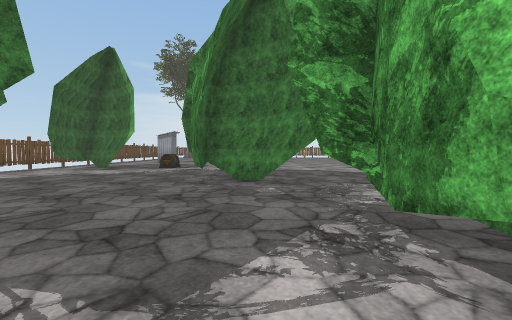
view 1 (above)

24 first-person views from a walk through a scene from a Unity 3-D project. The camera is 1.2 m above the floor, tilts 2° down and sees 90° across. The floor is counted in squares, 2 m on a side. Each view is taken from the middle of a square. On the plan, view 1 faces up. The plan holds only what a view shows up to about 9 squares ahead; the rest is blank. The place goes on beyond the plan. The player is left out. Some animated figures are left out. Some surface patterns are stand-ins.

view 2
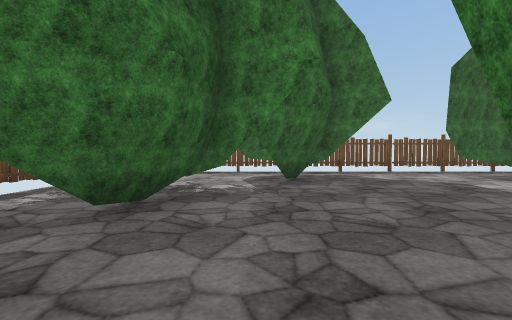

view 3
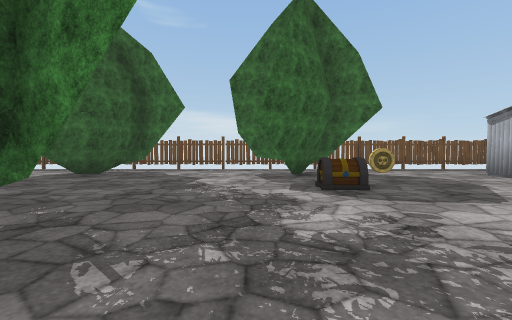

view 4
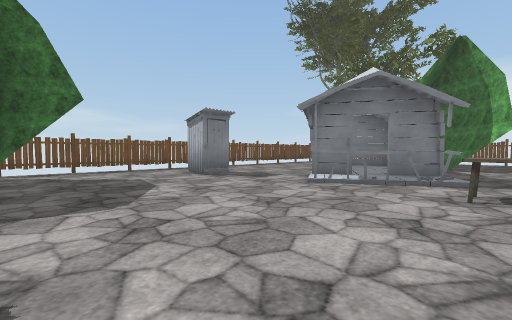

view 5
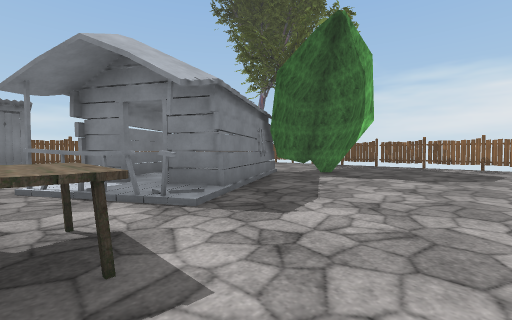

view 6
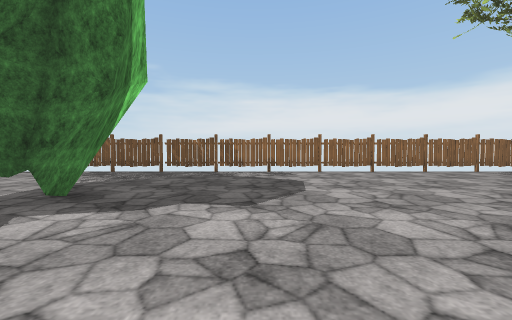

view 7
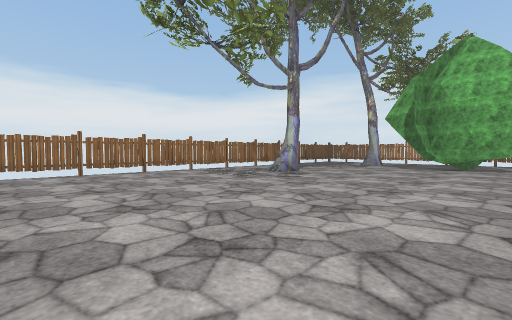

view 8
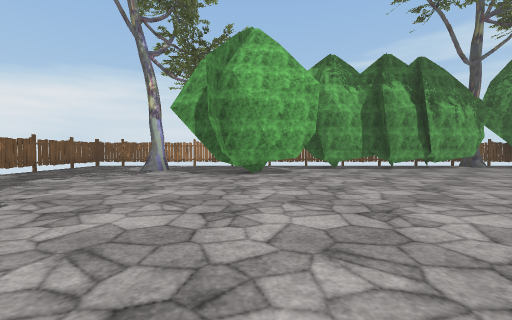

view 9
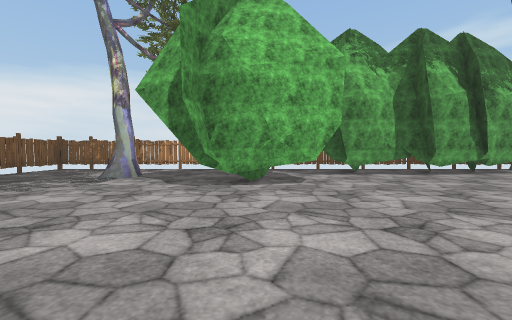

view 10
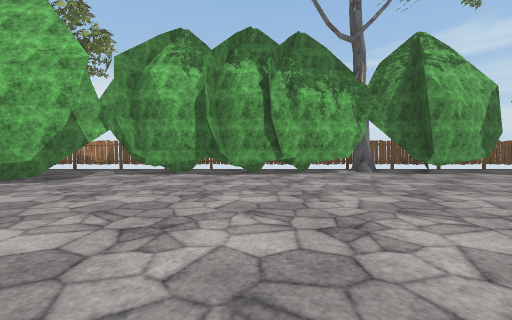

view 11
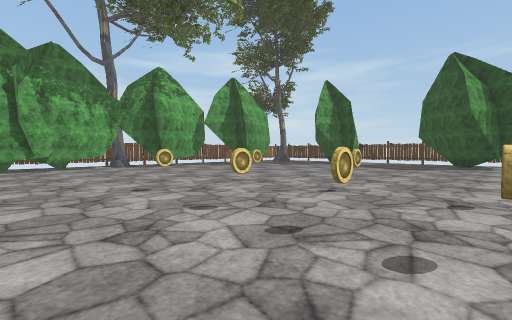

view 12
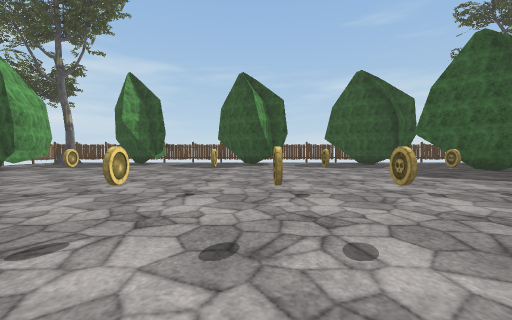

view 13
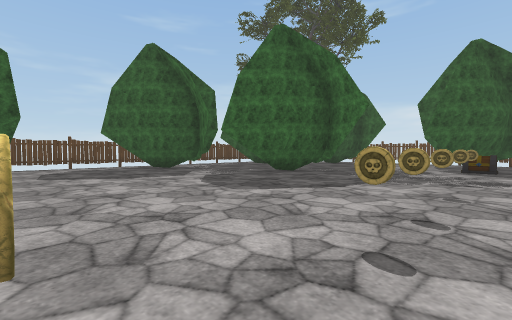

view 14
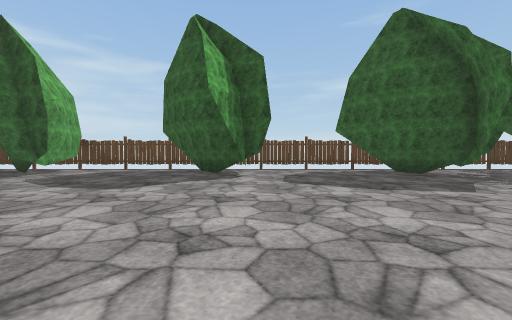

view 15
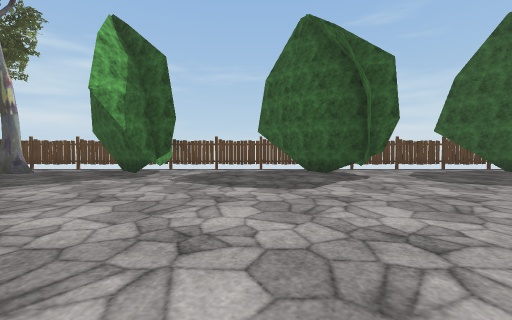

view 16
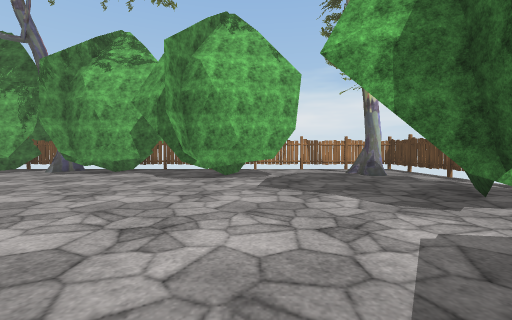

view 17
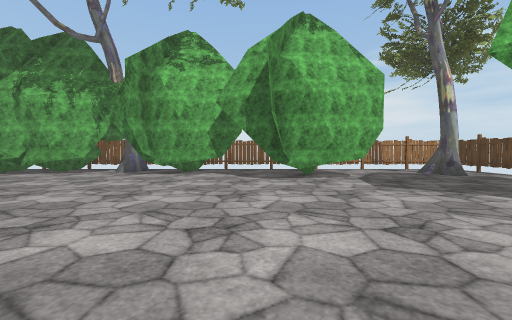

view 18
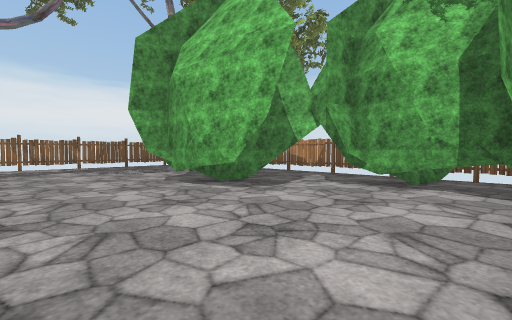

view 19
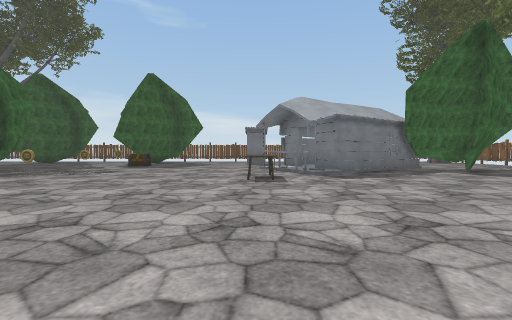

view 20
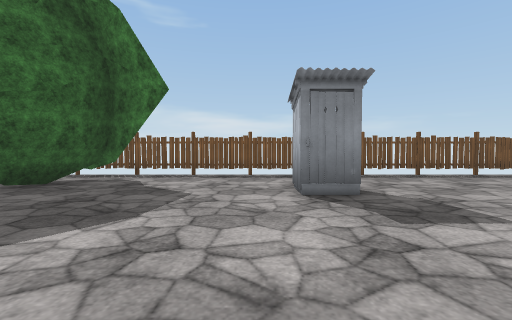

view 21
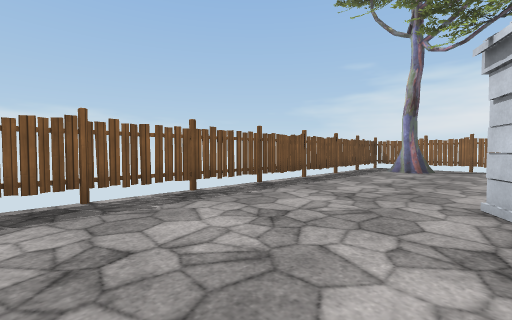

view 22
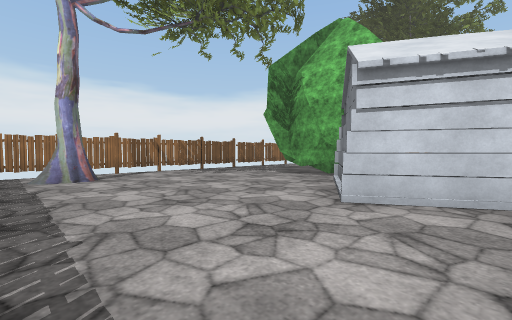

view 23
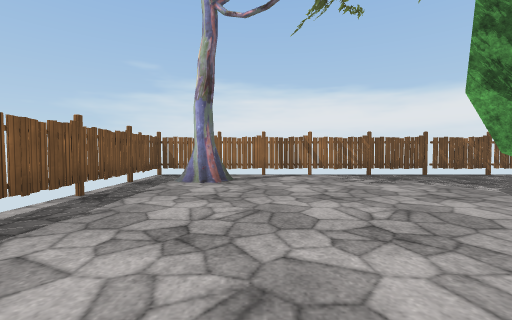

view 24
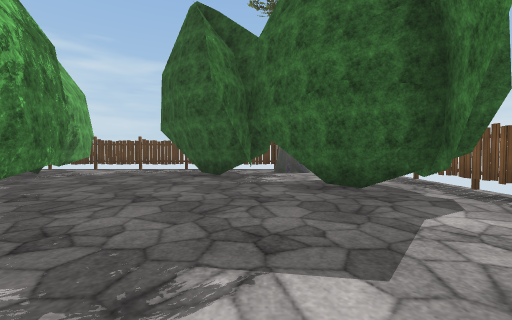

### Floor plan
Key: @ floor where view 1 was taken; # wall or solid block; x gap in a wall; . floor; O other object.
Columns run from 8 left of view 1 to 18 right of it. Each row starts with its distance up from view 1.
 25  #####          ######
 24  O.OOO.OO.OO.OO.OO.OO.OO.O
 23  .#......................O#
 22  O................#.......#
 21  O....###..............#.O#
 20  .....###................O#
 19  O..OOOO.............##...#
 18  O..O  O.............###.O#
 17  ...OO OO............##..O#
 16  O...O OO.....   ......##.
 15  O....OO.......   ......#O#
 14  O.O.....O......  .....##O#
 13  ......................####
 12  O......................##
 11  O............OOO.O.....#
 10 #x#.....................#
  9 O.##.OO.O.OOO.O.O.O.....#
  8  O#.....................#
  7  .......................#
  6 #O.....#...............##
  5 #O#....###.............##
  4 ####...#...............####
  3 #O###....................O#
  2 #O..###..##...#....#.....O#
  1 #..####..###..###..###..#.#
  0  O OO.OO@OOxOO#OO.OO#OO.OO#
 -1    ###   ##   #    ########

Where each view was taken, in squares from view 1:
view 1: 0 up, 0 right, facing up
view 2: 3 up, 0 right, facing left
view 3: 8 up, 1 right, facing left
view 4: 10 up, 1 right, facing up-left
view 5: 14 up, 3 right, facing up-left
view 6: 17 up, 2 right, facing up
view 7: 17 up, 4 right, facing up-right
view 8: 18 up, 7 right, facing right
view 9: 18 up, 9 right, facing right
view 10: 13 up, 9 right, facing right
view 11: 13 up, 6 right, facing down-right
view 12: 13 up, 7 right, facing down
view 13: 10 up, 6 right, facing down-left
view 14: 8 up, 6 right, facing down
view 15: 8 up, 9 right, facing down
view 16: 4 up, 9 right, facing right
view 17: 6 up, 9 right, facing right
view 18: 14 up, 11 right, facing up-right
view 19: 14 up, 7 right, facing left
view 20: 13 up, 1 left, facing left
view 21: 15 up, 4 left, facing up-left
view 22: 17 up, 7 left, facing up-right
view 23: 18 up, 5 left, facing up
view 24: 8 up, 4 left, facing down
